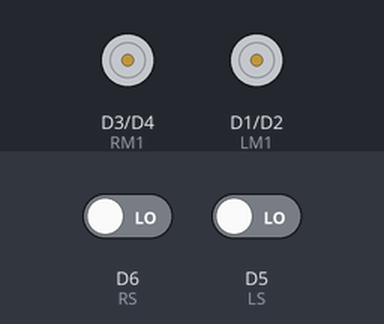
The sketch below on a simulated ESP8266 (NodeMCU). Shown: motor-driver pin pairs drawn as motors (green arrow = first pin HIGH = forward, orange = second pin HIGH = backward, longer = more drive). The test bench sets the inputs (shaded band); at power-on: D6 (RS) LOW, D5 (LS) LOW.

Above: at 1.2 s.
1.3 s: D6 (RS) driven HIGH
At 1.9 s:
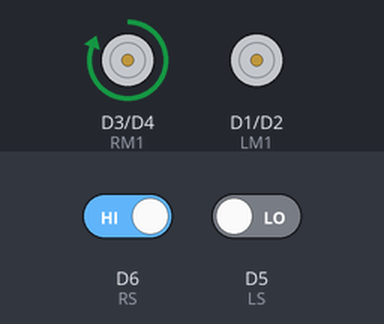
2.8 s: D5 (LS) driven HIGH
At 4.0 s:
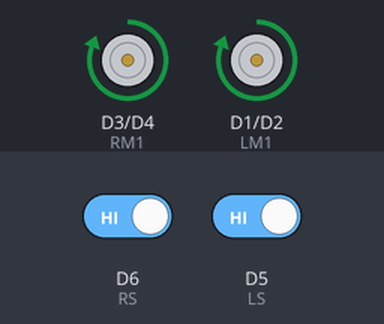
4.3 s: D6 (RS) driven LOW
At 5.4 s:
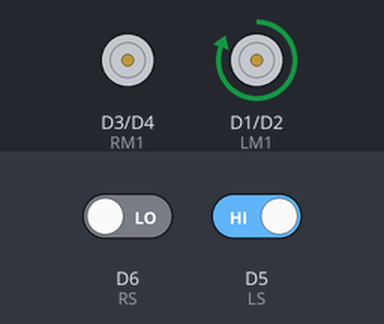
5.8 s: D5 (LS) driven LOW
At 6.5 s:
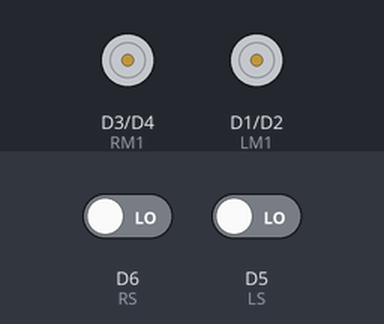
Timing chart, 0 to 8.3 s (numbered marks = the images above; inputs shaded):
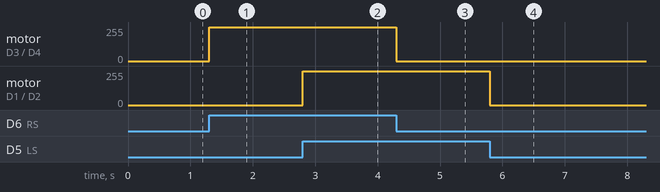

Measured:
- after the input at 1.3 s, motor on D3 (RM1) / D4 (RM2): stopped → forward 255/255 at once
- after the input at 2.8 s, motor on D1 (LM1) / D2 (LM2): stopped → forward 255/255 at once
- after the input at 4.3 s, motor on D3 (RM1) / D4 (RM2): forward 255/255 → stopped at once
- after the input at 5.8 s, motor on D1 (LM1) / D2 (LM2): forward 255/255 → stopped at once

The sketch:

sketch_sep23c.ino
```cpp
/*------ Arduino Line Follower Code----- */

/*-------defining Inputs------*/

#define LS  D5     // left sensor

#define RS  D6    // right sensor


/*-------defining Outputs------*/

#define LM1 D1       // left motor

#define LM2 D2      // left motor

#define RM1 D3      // right motor

#define RM2 D4      // right motor


void setup()

{

  pinMode(LS, INPUT);

  pinMode(RS, INPUT);

  pinMode(LM1, OUTPUT);

  pinMode(LM2, OUTPUT);

  pinMode(RM1, OUTPUT);

  pinMode(RM2, OUTPUT);

}


void loop()

{

  if(digitalRead(LS) && digitalRead(RS))     // Move Forward

  {

    digitalWrite(LM1, HIGH);

    digitalWrite(LM2, LOW);

    digitalWrite(RM1, HIGH);

    digitalWrite(RM2, LOW);

  }


  if(!(digitalRead(LS)) && digitalRead(RS))     // Turn right

  {

    digitalWrite(LM1, LOW);

    digitalWrite(LM2, LOW);

    digitalWrite(RM1, HIGH);

    digitalWrite(RM2, LOW);

  }


  if(digitalRead(LS) && !(digitalRead(RS)))     // turn left

  {

    digitalWrite(LM1, HIGH);

    digitalWrite(LM2, LOW);

    digitalWrite(RM1, LOW);

    digitalWrite(RM2, LOW);

  }


  if(!(digitalRead(LS)) && !(digitalRead(RS)))     // stop

  {

    digitalWrite(LM1, LOW);

    digitalWrite(LM2, LOW);

    digitalWrite(RM1, LOW);

    digitalWrite(RM2, LOW);

  }

}
```
